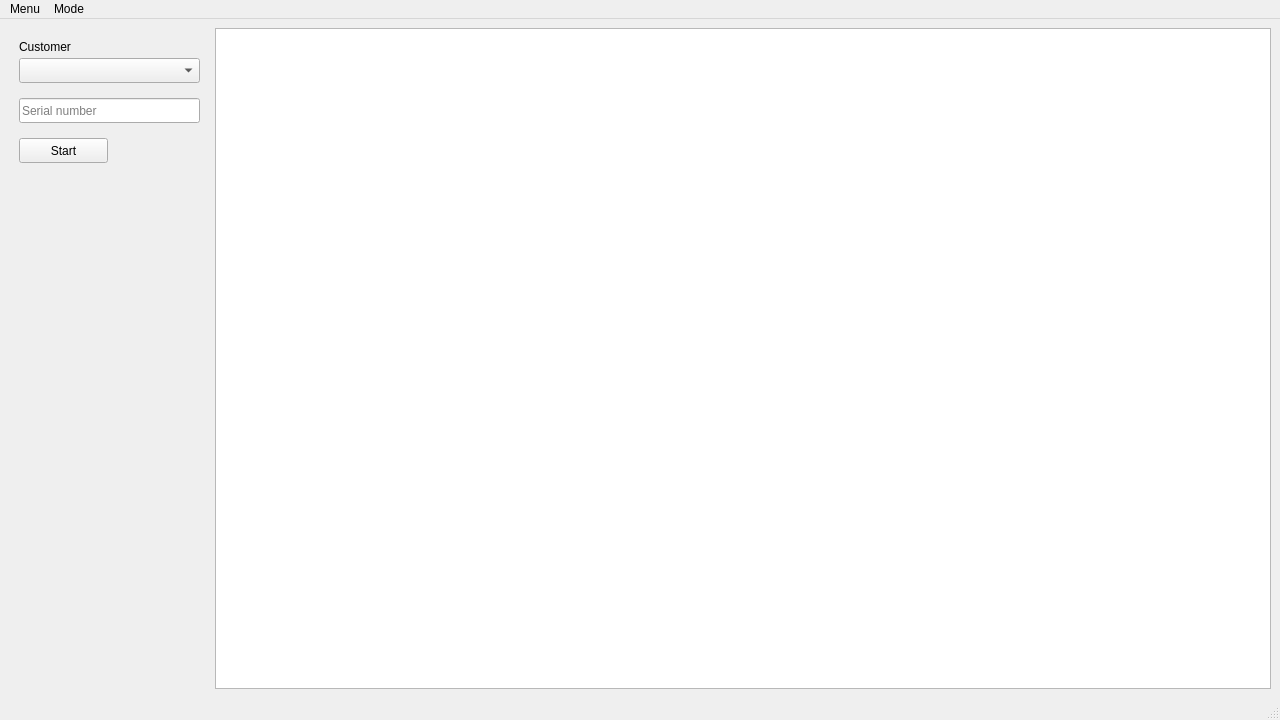
<?xml version="1.0" encoding="UTF-8"?>
<ui version="4.0">
 <class>MainWindow</class>
 <widget class="QMainWindow" name="MainWindow">
  <property name="geometry">
   <rect>
    <x>0</x>
    <y>0</y>
    <width>1280</width>
    <height>720</height>
   </rect>
  </property>
  <property name="minimumSize">
   <size>
    <width>800</width>
    <height>600</height>
   </size>
  </property>
  <property name="windowTitle">
   <string>Bubmlebee 2.0</string>
  </property>
  <widget class="QWidget" name="centralwidget">
   <layout class="QGridLayout" name="gridLayout_2">
    <item row="0" column="1">
     <widget class="QTextBrowser" name="textBrowser">
      <property name="frameShape">
       <enum>QFrame::StyledPanel</enum>
      </property>
      <property name="frameShadow">
       <enum>QFrame::Sunken</enum>
      </property>
      <property name="lineWidth">
       <number>1</number>
      </property>
      <property name="placeholderText">
       <string/>
      </property>
     </widget>
    </item>
    <item row="0" column="0">
     <widget class="QFrame" name="frame">
      <property name="minimumSize">
       <size>
        <width>200</width>
        <height>0</height>
       </size>
      </property>
      <property name="frameShape">
       <enum>QFrame::NoFrame</enum>
      </property>
      <property name="frameShadow">
       <enum>QFrame::Raised</enum>
      </property>
      <widget class="QLabel" name="label">
       <property name="geometry">
        <rect>
         <x>10</x>
         <y>10</y>
         <width>151</width>
         <height>17</height>
        </rect>
       </property>
       <property name="text">
        <string>Customer</string>
       </property>
      </widget>
      <widget class="QComboBox" name="comboBox">
       <property name="geometry">
        <rect>
         <x>10</x>
         <y>30</y>
         <width>181</width>
         <height>25</height>
        </rect>
       </property>
       <property name="sizeAdjustPolicy">
        <enum>QComboBox::AdjustToContentsOnFirstShow</enum>
       </property>
       <property name="placeholderText">
        <string>Customer</string>
       </property>
      </widget>
      <widget class="QLineEdit" name="lineEdit">
       <property name="geometry">
        <rect>
         <x>10</x>
         <y>70</y>
         <width>181</width>
         <height>25</height>
        </rect>
       </property>
       <property name="placeholderText">
        <string>Serial number</string>
       </property>
      </widget>
      <widget class="QPushButton" name="pushButton">
       <property name="geometry">
        <rect>
         <x>10</x>
         <y>110</y>
         <width>89</width>
         <height>25</height>
        </rect>
       </property>
       <property name="text">
        <string>Start</string>
       </property>
      </widget>
     </widget>
    </item>
   </layout>
  </widget>
  <widget class="QMenuBar" name="menubar">
   <property name="geometry">
    <rect>
     <x>0</x>
     <y>0</y>
     <width>1280</width>
     <height>22</height>
    </rect>
   </property>
   <widget class="QMenu" name="menuMenu">
    <property name="title">
     <string>Menu</string>
    </property>
    <addaction name="actionExit"/>
   </widget>
   <widget class="QMenu" name="menuMode">
    <property name="title">
     <string>Mode</string>
    </property>
    <addaction name="actionBumblebee"/>
    <addaction name="actionUpdate_Peak"/>
    <addaction name="actionIMP_installer_check"/>
   </widget>
   <addaction name="menuMenu"/>
   <addaction name="menuMode"/>
  </widget>
  <widget class="QStatusBar" name="statusbar"/>
  <action name="actionExit">
   <property name="text">
    <string>Exit</string>
   </property>
  </action>
  <action name="actionUpdate_Peak">
   <property name="text">
    <string>Update Peak</string>
   </property>
  </action>
  <action name="actionBumblebee">
   <property name="text">
    <string>Bumblebee</string>
   </property>
  </action>
  <action name="actionIMP_installer_check">
   <property name="text">
    <string>IMP installer check</string>
   </property>
  </action>
 </widget>
 <resources/>
 <connections/>
</ui>
